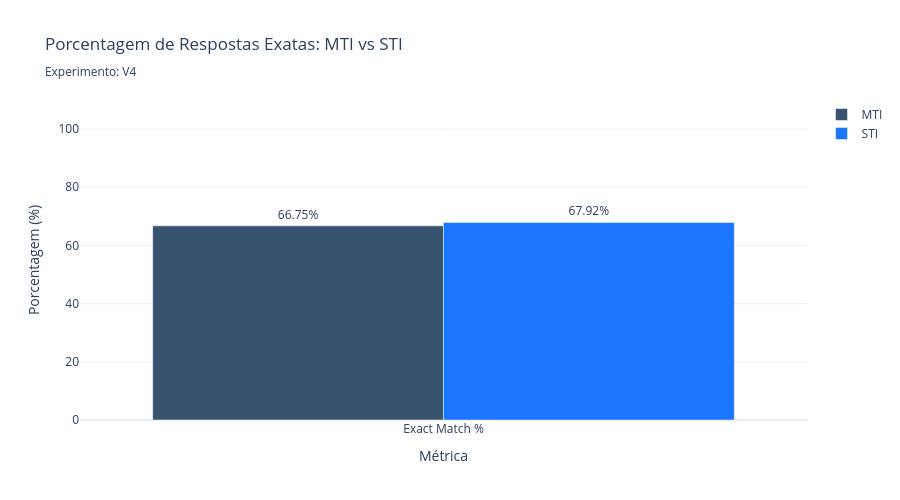
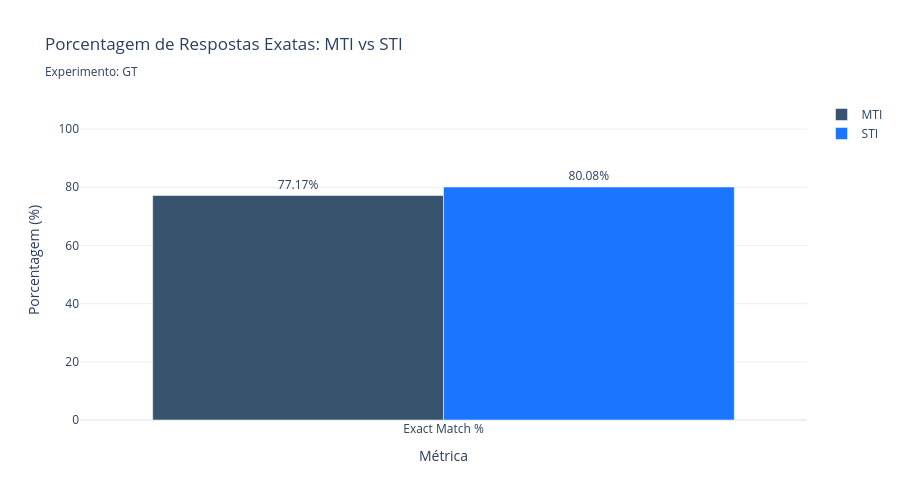
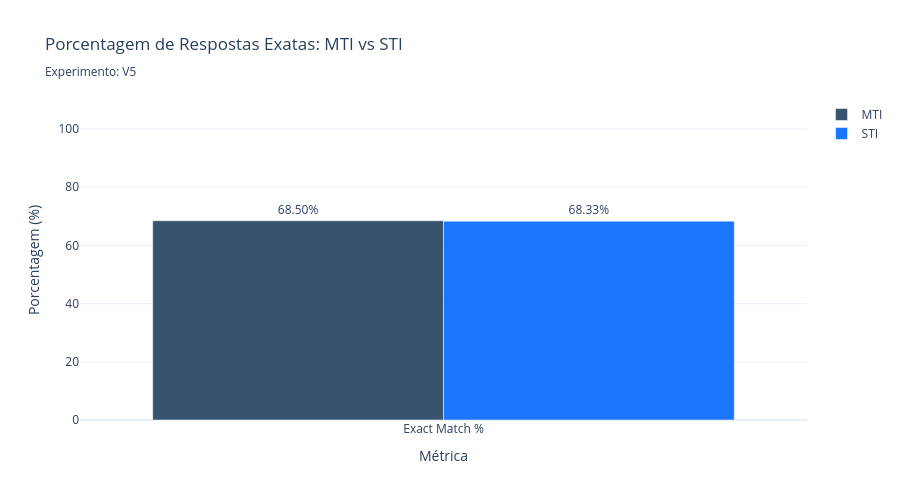
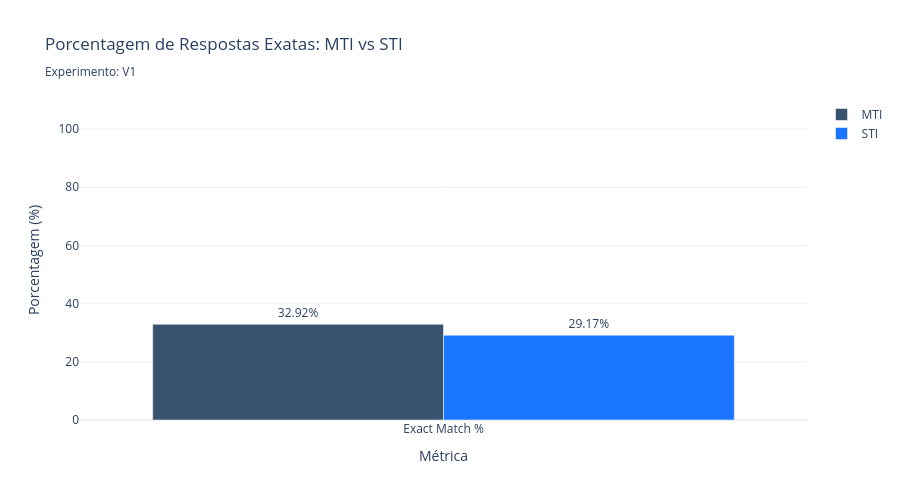

Source (notebook cell) for these figures, in order:
### Markdown cell above
## 4. Visualização por Experimento - Porcentagem de Respostas Exatas

### Code cell
# Criar gráfico de barras para porcentagem de exact match
for exp in experiments:
    df_exp = df_overall[df_overall["experiment"] == exp]
    
    fig = go.Figure()
    
    # MTI
    df_mti = df_exp[df_exp["approach"] == "MTI"]
    if not df_mti.empty:
        fig.add_trace(go.Bar(
            name="MTI",
            x=["Exact Match %"],
            y=df_mti["exact_match_percentage"],
            marker_color='rgb(55, 83, 109)',
            text=[f'{val:.2f}%' for val in df_mti["exact_match_percentage"]],
            textposition='outside',
        ))
    
    # STI
    df_sti = df_exp[df_exp["approach"] == "STI"]
    if not df_sti.empty:
        fig.add_trace(go.Bar(
            name="STI",
            x=["Exact Match %"],
            y=df_sti["exact_match_percentage"],
            marker_color='rgb(26, 118, 255)',
            text=[f'{val:.2f}%' for val in df_sti["exact_match_percentage"]],
            textposition='outside',
        ))
    
    fig.update_layout(
        title=f"Porcentagem de Respostas Exatas: MTI vs STI<br><sub>Experimento: {exp}</sub>",
        xaxis_title="Métrica",
        yaxis_title="Porcentagem (%)",
        barmode='group',
        height=500,
        yaxis=dict(range=[0, 110]),
        template="plotly_white"
    )
    
    fig.show()

### Figure 1 — Plotly figure (JSON) as saved in the notebook; plotly's stock layout.template omitted (floating-point values rounded to 4 significant figures)
{"data": [{"marker": {"color": "rgb(55, 83, 109)"}, "name": "MTI", "text": ["66.75%"], "textposition": "outside", "type": "bar", "x": ["Exact Match %"], "y": [66.75]}, {"marker": {"color": "rgb(26, 118, 255)"}, "name": "STI", "text": ["67.92%"], "textposition": "outside", "type": "bar", "x": ["Exact Match %"], "y": [67.92]}], "layout": {"barmode": "group", "height": 500, "title": {"text": "Porcentagem de Respostas Exatas: MTI vs STI<br><sub>Experimento: V4</sub>"}, "xaxis": {"title": {"text": "Métrica"}}, "yaxis": {"range": [0, 110], "title": {"text": "Porcentagem (%)"}}}}

### Figure 2 — Plotly figure (JSON) as saved in the notebook; plotly's stock layout.template omitted (floating-point values rounded to 4 significant figures)
{"data": [{"marker": {"color": "rgb(55, 83, 109)"}, "name": "MTI", "text": ["77.17%"], "textposition": "outside", "type": "bar", "x": ["Exact Match %"], "y": [77.17]}, {"marker": {"color": "rgb(26, 118, 255)"}, "name": "STI", "text": ["80.08%"], "textposition": "outside", "type": "bar", "x": ["Exact Match %"], "y": [80.08]}], "layout": {"barmode": "group", "height": 500, "title": {"text": "Porcentagem de Respostas Exatas: MTI vs STI<br><sub>Experimento: GT</sub>"}, "xaxis": {"title": {"text": "Métrica"}}, "yaxis": {"range": [0, 110], "title": {"text": "Porcentagem (%)"}}}}

### Figure 3 — Plotly figure (JSON) as saved in the notebook; plotly's stock layout.template omitted (floating-point values rounded to 4 significant figures)
{"data": [{"marker": {"color": "rgb(55, 83, 109)"}, "name": "MTI", "text": ["68.50%"], "textposition": "outside", "type": "bar", "x": ["Exact Match %"], "y": [68.5]}, {"marker": {"color": "rgb(26, 118, 255)"}, "name": "STI", "text": ["68.33%"], "textposition": "outside", "type": "bar", "x": ["Exact Match %"], "y": [68.33]}], "layout": {"barmode": "group", "height": 500, "title": {"text": "Porcentagem de Respostas Exatas: MTI vs STI<br><sub>Experimento: V5</sub>"}, "xaxis": {"title": {"text": "Métrica"}}, "yaxis": {"range": [0, 110], "title": {"text": "Porcentagem (%)"}}}}

### Figure 4 — Plotly figure (JSON) as saved in the notebook; plotly's stock layout.template omitted (floating-point values rounded to 4 significant figures)
{"data": [{"marker": {"color": "rgb(55, 83, 109)"}, "name": "MTI", "text": ["32.92%"], "textposition": "outside", "type": "bar", "x": ["Exact Match %"], "y": [32.92]}, {"marker": {"color": "rgb(26, 118, 255)"}, "name": "STI", "text": ["29.17%"], "textposition": "outside", "type": "bar", "x": ["Exact Match %"], "y": [29.17]}], "layout": {"barmode": "group", "height": 500, "title": {"text": "Porcentagem de Respostas Exatas: MTI vs STI<br><sub>Experimento: V1</sub>"}, "xaxis": {"title": {"text": "Métrica"}}, "yaxis": {"range": [0, 110], "title": {"text": "Porcentagem (%)"}}}}
